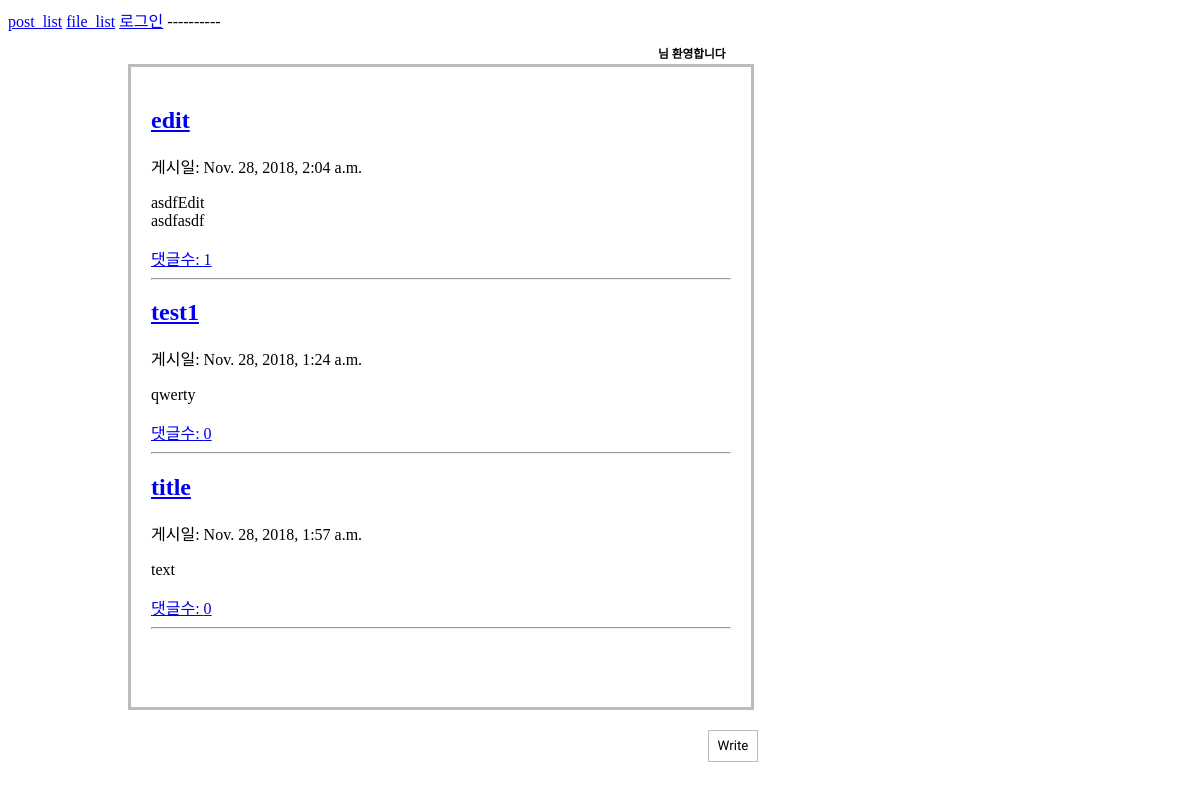
The page / on the database its author committed.
### blog/models.py (models this page shows, shortened)
class Post(models.Model):
    author = models.ForeignKey('auth.User', on_delete=models.CASCADE) #작성자
    title = models.CharField(max_length=200) #제목
    text = models.TextField() #본문
    created_date = models.DateTimeField(default=timezone.now) #작성일
    published_date = models.DateTimeField(blank=True, null=True) #게시일

### blog/views.py (the view)
# urls.py: url(r'^$', views.post_list, name='post_list'), #게시물 리스트
def post_list(request):
    posts = Post.objects.filter(published_date__isnull=False).order_by('created_date')
    return render(request, 'blog/post_list.html', {'posts': posts})

### blog/templates/blog/post_list.html (shortened to what this page needs)
{% extends 'blog/base.html' %}
{% block content %}
<!doctype html>
<html lang = "ko">
<head>
</head>
<body>
  <div id = "inform">
    <h3>{{ user.username }}님 환영합니다</h3>
  </div>
  <div id="jb-content">
    {% for post in posts %}
    <div>
        <h2><a href="{% url 'post_detail' pk=post.pk %}">{{ post.title }}</a></h2>
        <p>게시일: {{ post.published_date }}</p>
        <p>{{ post.text|linebreaksbr }}</p>
        <a href="{% url 'post_detail' pk=post.pk %}">댓글수: {{ post.comments.count }}</a>
        <hr>
    </div>
    {% endfor %}
  </div>
  <input type="button"  value="Write" id="write" onclick="window.location='{% url 'post_new' %}';">
</body>
</html>
{% endblock %}

### blog/templates/blog/base.html
{% load static %}
<a href="{% url 'post_list' %}">post_list</a>
<a href="{% url 'file_list' %}">file_list</a>
{% if user.is_authenticated %}
<a href="{% url 'post_draft_list' %}">임시 저장</a>
<a href="{% url 'post_new' %}">글쓰기</a>
<a href="{% url 'model_form_upload' %}">업로드</a>
안녕하세요 {{ user.username }}님 <small>(<a href="{% url 'logout' %}">로그아웃</a>)</small>
{% else %}
<a href="{% url 'login' %}">로그인</a>
{% endif %} ----------
{% block content %}
{% endblock %}

### blog/templates/blog/post_list.html (style rules this page uses)
#jb-content { width: 580px; height: 600px; padding: 20px; margin-bottom: 20px; margin-left: 120px; border: 3px solid #bcbcbc; }
#write { font-family: 'Gloria Hallelujah', cursive; background-color: #ffffff; border: 1.5px solid #bcbcbc; width: 50px; height: 32px; margin-left: 700px; }
#inform { font-size: 10px; width: 120px; height: 20px; margin-left: 650px; }

### rows shown on the page
Post: title "edit", published_date "Nov. 28, 2018, 2:04 a.m.", text "asdfEdit asdfasdf", comments.count "1"
Post: title "test1", published_date "Nov. 28, 2018, 1:24 a.m.", text "qwerty", comments.count "0"
Post: title "title", published_date "Nov. 28, 2018, 1:57 a.m.", text "text", comments.count "0"
